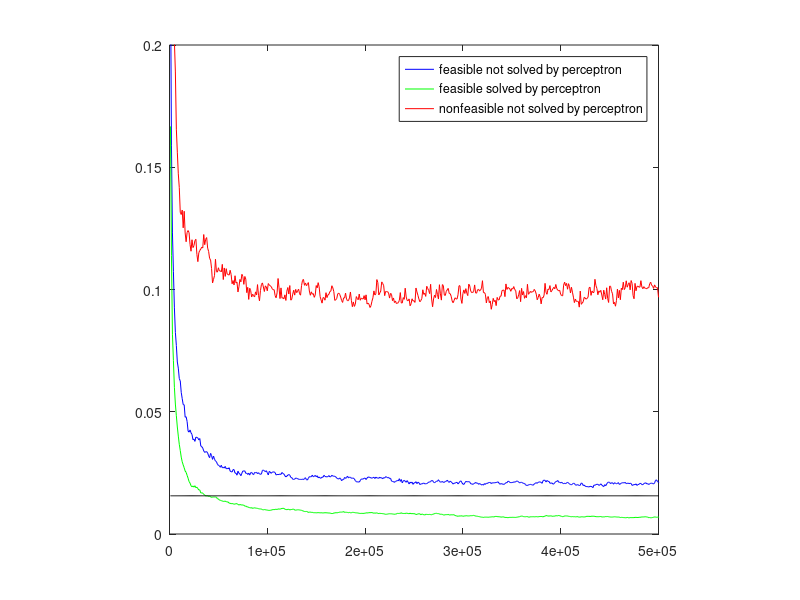
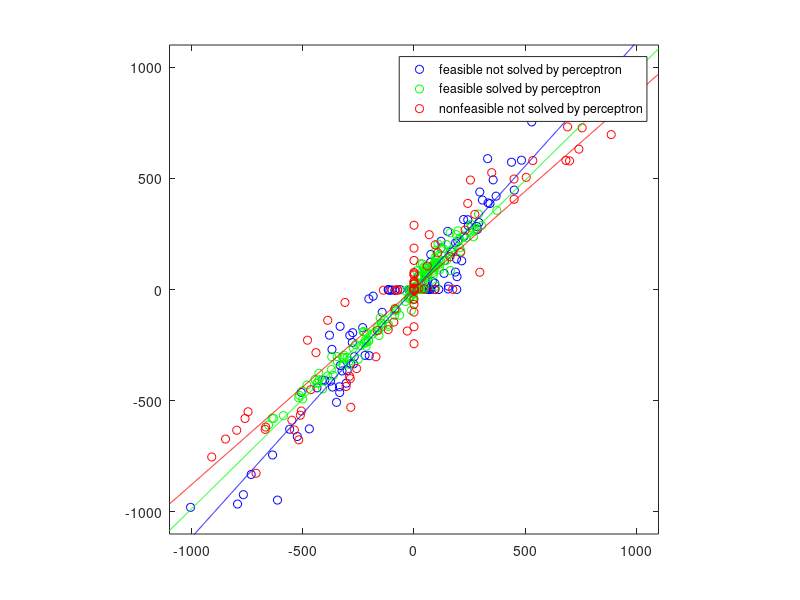

Here is the MATLAB script that generated these plots, in order:
clear
clc
data1 = load('feasible_not_solved_by_perceptron.mat');
sample_interval = data1.sample_interval;
rout = data1.rout;
W1 = data1.W;
w1 = data1.w;
n_epochs1 = data1.n_epochs;
rout_perceptron1 = data1.rout_perceptron;

data2 = load('feasible_solved_by_perceptron.mat');
W2 = data2.W;
w2 = data2.w;
n_epochs2 = data2.n_epochs;
rout_perceptron2 = data2.rout_perceptron;

data3 = load('nonfeasible_not_solved_by_perceptron.mat');
W3 = data3.W;
w3 = data3.w;
n_epochs3 = data3.n_epochs;
rout_perceptron3 = data3.rout_perceptron;

figure(3),hold on
plot(sample_interval:sample_interval:n_epochs2,rout_perceptron1(1:length(rout_perceptron2)),'b')
plot(sample_interval:sample_interval:n_epochs2,rout_perceptron2,'g')
plot(sample_interval:sample_interval:n_epochs2,rout_perceptron3(1:length(rout_perceptron2)),'r')
%plot(sample_interval:sample_interval:n_epochs,rout_W*ones(1,length(rout_perceptron)),'r--')
plot(sample_interval:sample_interval:n_epochs2,rout*ones(1,length(rout_perceptron2)),'k')
axis square
legend('feasible not solved by perceptron','feasible solved by perceptron','nonfeasible not solved by perceptron')
xlim([0 5*10^5])
ylim([0 0.2])
box on 

% Use matlab fit function 
% fo = fitoptions('Method','NonlinearLeastSquares',...
%                'Lower',[0,-Inf],...
%                'Upper',[Inf,Inf],...
%                'StartPoint',[1 1]);
% ft = fittype('a*x+b','options',fo);
% [fitobject,gof,output] = fit(W1,w1,ft)
corrcoef(W1,w1)
corrcoef(W2,w2)
corrcoef(W3,w3)

% Use ols to fit 
X1 = [ones(length(W1),1),W1];
X2 = [ones(length(W2),1),W2];
X3 = [ones(length(W3),1),W3];
coeff1 = (X1'*X1)^-1*X1'*w1;
coeff2 = (X2'*X2)^-1*X2'*w2;
coeff3 = (X3'*X3)^-1*X3'*w3;

x = -1100:1100;
figure(4),hold on
plot(W1,w1,'bo'),hold on
plot(W2,w2,'go')
plot(W3,w3,'ro')
plot(x,coeff1(1)+coeff1(2)*x,'b')
plot(x,coeff2(1)+coeff2(2)*x,'g')
plot(x,coeff3(1)+coeff3(2)*x,'r')
%plot(1.1*[min(W1),max(W1)],1.1*[min(W1),max(W1)])
xlim([-1100,1100])
ylim([-1100,1100])
axis square
legend('feasible not solved by perceptron','feasible solved by perceptron','nonfeasible not solved by perceptron')
box on 